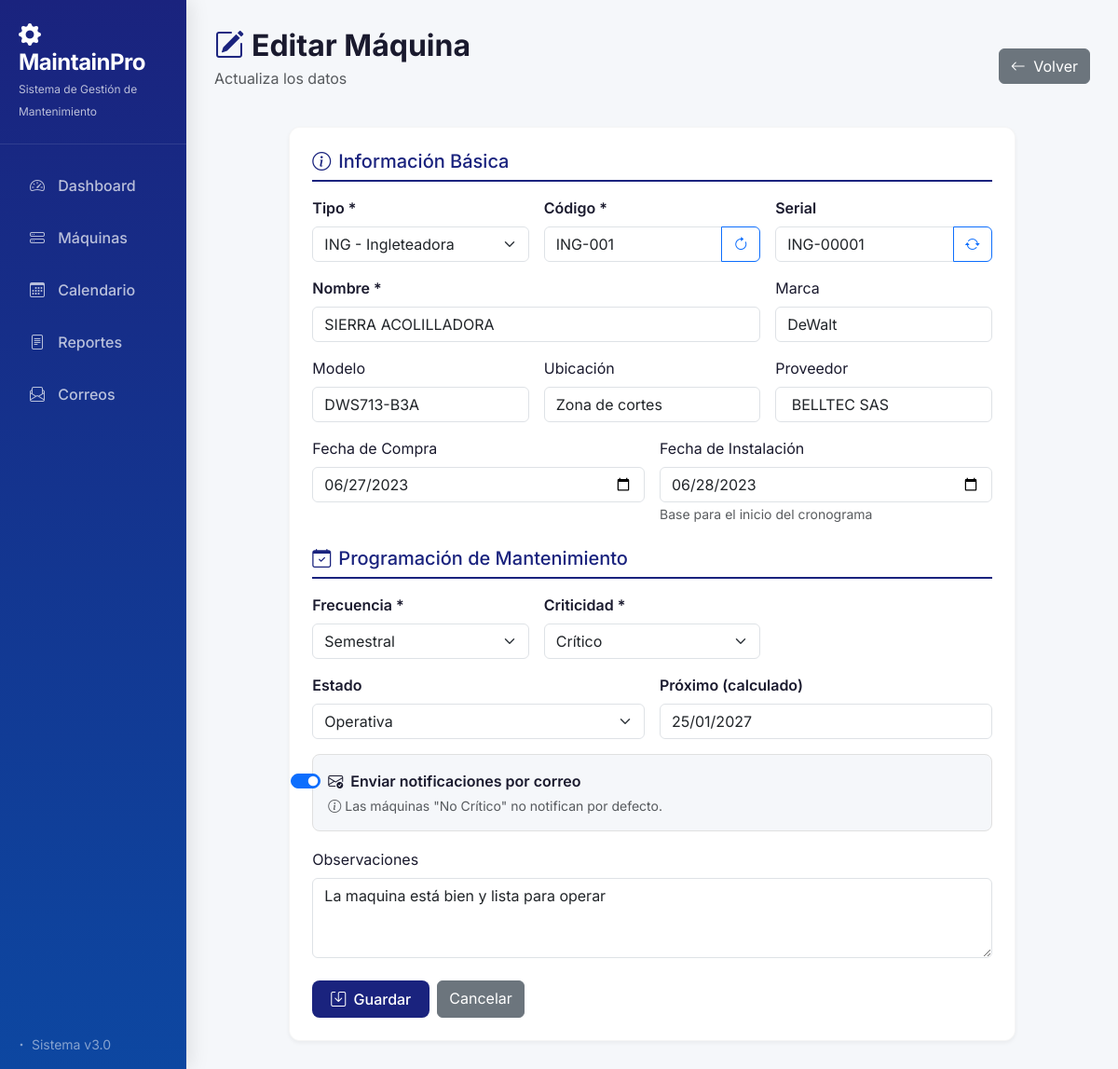
Page /maquina/editar/1 on the committed database.
### database.py (models this page shows, shortened)
class Maquina(db.Model):
    __tablename__ = 'maquinas'
    id = db.Column(db.Integer, primary_key=True)
    nombre = db.Column(db.String(100), nullable=False)
    codigo = db.Column(db.String(50), unique=True, nullable=False)
    tipo_codigo = db.Column(db.String(10))
    serial = db.Column(db.String(50))
    modelo = db.Column(db.String(100))
    marca = db.Column(db.String(100))
    ubicacion = db.Column(db.String(200))
    fecha_compra = db.Column(db.Date, nullable=True)
    fecha_instalacion = db.Column(db.Date, nullable=True)
    proveedor = db.Column(db.String(100))
    estado = db.Column(db.String(20), default='Operativa')
    observaciones = db.Column(db.Text)
    frecuencia = db.Column(db.String(20), default='mensual')
    frecuencia_dias = db.Column(db.Integer, default=30)
    criticidad = db.Column(db.String(30), default='nada_critico')
    fecha_ultimo_mantenimiento = db.Column(db.Date, nullable=True)
    fecha_proximo_mantenimiento = db.Column(db.Date, nullable=True)
    notificar_mantenimiento = db.Column(db.Boolean, default=True)
    fecha_registro = db.Column(db.DateTime, default=datetime.utcnow)
    mantenimientos = db.relationship('Mantenimiento', backref='maquina', lazy=True, cascade='all, delete-orphan')
    @property
    def dias_frecuencia(self):
        if self.frecuencia == 'personalizada':
            return self.frecuencia_dias or 30
        return FRECUENCIAS.get(self.frecuencia, {}).get('dias', 30)
    @property
    def ultimo_preventivo(self):
        return Mantenimiento.query.filter_by(maquina_id=self.id, tipo='Preventivo').order_by(Mantenimiento.fecha.desc()).first()
    @property
    def proxima_fecha_calculada(self):
        ultimo = self.ultimo_preventivo
        if ultimo and ultimo.fecha:
            return ultimo.fecha.date() + timedelta(days=self.dias_frecuencia)
        elif self.fecha_instalacion:
            return self.fecha_instalacion + timedelta(days=self.dias_frecuencia)
        elif self.fecha_compra:
            return self.fecha_compra + timedelta(days=self.dias_frecuencia)
        return None

class Mantenimiento(db.Model):
    __tablename__ = 'mantenimientos'
    id = db.Column(db.Integer, primary_key=True)
    maquina_id = db.Column(db.Integer, db.ForeignKey('maquinas.id'), nullable=False)
    tipo = db.Column(db.String(20), nullable=False)
    fecha = db.Column(db.DateTime, default=datetime.utcnow)
    tecnico = db.Column(db.String(100), nullable=False)
    departamento = db.Column(db.String(100))
    descripcion = db.Column(db.Text, nullable=False)
    repuestos = db.Column(db.Text)
    observaciones = db.Column(db.Text)
    duracion = db.Column(db.Float, default=0.0)
    prioridad = db.Column(db.String(20), default='Normal')
    estado = db.Column(db.String(20), default='Completado')
    fecha_registro = db.Column(db.DateTime, default=datetime.utcnow)
    fecha_programada = db.Column(db.Date, nullable=True)
    dias_desviacion = db.Column(db.Integer, default=0)
    origen = db.Column(db.String(20), default='manual')

### app.py (the view, shortened to what this page needs)
@app.route('/maquina/editar/<int:id>', methods=['GET', 'POST'])
def editar_maquina(id):
    maquina = Maquina.query.get_or_404(id)
    return render_template('maquina_form.html', maquina=maquina, tipos=TIPOS_MAQUINA,
                           frecuencias=FRECUENCIAS, criticidades=CRITICIDAD)

### templates/maquina_form.html (shortened to what this page needs)
{% extends "base.html" %}
{% block content %}
<div class="animate-in">
    <div class="d-flex justify-content-between align-items-center mb-4">
        <div>
            <h2 class="fw-bold mb-1"><i class="bi bi-{% if maquina %}pencil-square{% else %}plus-circle{% endif %} me-2" style="color: var(--primary);"></i>{% if maquina %}Editar{% else %}Nueva{% endif %} Máquina</h2>
            <p class="text-muted">{% if maquina %}Actualiza los datos{% else %}Registra un nuevo equipo{% endif %}</p>
        </div>
        <a href="{{ url_for('listar_maquinas') }}" class="btn btn-secondary"><i class="bi bi-arrow-left me-1"></i> Volver</a>
    </div>
    <div class="row justify-content-center">
        <div class="col-lg-10">
            <div class="content-card">
                <div class="card-body">
                    <form method="POST">
                        <h5 class="mb-3" style="color:var(--primary);border-bottom:2px solid var(--primary);padding-bottom:8px;">
                            <i class="bi bi-info-circle me-2"></i>Información Básica
                        </h5>
                        <div class="row g-3 mb-4">
                            <div class="col-md-4">
                                <label class="form-label fw-semibold">Tipo *</label>
                                <select name="tipo_codigo" id="tipo_codigo" class="form-select" required>
                                    {% for c,n in tipos.items() %}<option value="{{ c }}" {% if maquina and maquina.tipo_codigo==c %}selected{% endif %}>{{ c }} - {{ n }}</option>{% endfor %}
                                </select>
                            </div>
                            <div class="col-md-4">
                                <label class="form-label fw-semibold">Código *</label>
                                <div class="input-group">
                                    <input type="text" name="codigo" id="codigo" class="form-control" required value="{{ maquina.codigo if maquina else '' }}" readonly>
                                    <button type="button" class="btn btn-outline-primary" onclick="generarCodigo()"><i class="bi bi-arrow-clockwise"></i></button>
                                </div>
                            </div>
                            <div class="col-md-4">
                                <label class="form-label fw-semibold">Serial</label>
                                <div class="input-group">
                                    <input type="text" name="serial" id="serial" class="form-control" value="{{ maquina.serial if maquina and maquina.serial else '' }}">
                                    <button type="button" class="btn btn-outline-primary" onclick="generarSerial()"><i class="bi bi-arrow-repeat"></i></button>
                                </div>
                            </div>
                            <div class="col-md-8">
                                <label class="form-label fw-semibold">Nombre *</label>
                                <input type="text" name="nombre" class="form-control" required value="{{ maquina.nombre if maquina else '' }}" placeholder="Ej: Soldadora de aluminio 1">
                            </div>
                            <div class="col-md-4">
                                <label class="form-label">Marca</label>
                                <input type="text" name="marca" class="form-control" value="{{ maquina.marca if maquina else '' }}">
                            </div>
                            <div class="col-md-4">
                                <label class="form-label">Modelo</label>
                                <input type="text" name="modelo" class="form-control" value="{{ maquina.modelo if maquina else '' }}">
                            </div>
                            <div class="col-md-4">
                                <label class="form-label">Ubicación</label>
                                <input type="text" name="ubicacion" class="form-control" value="{{ maquina.ubicacion if maquina else '' }}" placeholder="Ej: Laboratorio">
                            </div>
                            <div class="col-md-4">
                                <label class="form-label">Proveedor</label>
                                <input type="text" name="proveedor" class="form-control" value="{{ maquina.proveedor if maquina else '' }}">
                            </div>
                            <div class="col-md-6">
                                <label class="form-label">Fecha de Compra</label>
                                <input type="date" name="fecha_compra" class="form-control" value="{{ maquina.fecha_compra.strftime('%Y-%m-%d') if maquina and maquina.fecha_compra else '' }}">
                            </div>
                            <div class="col-md-6">
                                <label class="form-label">Fecha de Instalación</label>
                                <input type="date" name="fecha_instalacion" class="form-control" value="{{ maquina.fecha_instalacion.strftime('%Y-%m-%d') if maquina and maquina.fecha_instalacion else '' }}">
                                <small class="text-muted">Base para el inicio del cronograma</small>
                            </div>
                        </div>
                        <h5 class="mb-3 mt-4" style="color:var(--primary);border-bottom:2px solid var(--primary);padding-bottom:8px;">
                            <i class="bi bi-calendar-check me-2"></i>Programación de Mantenimiento
                        </h5>
                        <div class="row g-3 mb-4">
                            <div class="col-md-4">
                                <label class="form-label fw-semibold">Frecuencia *</label>
                                <select name="frecuencia" id="frecuencia" class="form-select" required onchange="togglePersonalizada()">
                                    {% for c,cfg in frecuencias.items() %}
                                        <option value="{{ c }}" {% if maquina and maquina.frecuencia==c %}selected{% endif %} {% if not maquina and c=='mensual' %}selected{% endif %}>{{ cfg.nombre }}</option>
                                    {% endfor %}
                                </select>
                            </div>
                            <div class="col-md-4">
                                <label class="form-label fw-semibold">Criticidad *</label>
                                <select name="criticidad" class="form-select" required>
                                    {% for c,cfg in criticidades.items() %}
                                        <option value="{{ c }}" {% if maquina and maquina.criticidad==c %}selected{% endif %} {% if not maquina and c=='nada_critico' %}selected{% endif %}>{{ cfg.nombre }}</option>
                                    {% endfor %}
                                </select>
                            </div>
                            <div class="col-md-6">
                                <label class="form-label fw-semibold">Estado</label>
                                <select name="estado" class="form-select">
                                    <option value="Operativa" {% if maquina and maquina.estado=='Operativa' %}selected{% endif %}>Operativa</option>
                                </select>
                            </div>
                            {% if maquina %}
                            <div class="col-md-6">
                                <label class="form-label fw-semibold">Próximo (calculado)</label>
                                <input type="text" class="form-control" readonly value="{{ maquina.proxima_fecha_calculada.strftime('%d/%m/%Y') if maquina.proxima_fecha_calculada else 'Sin programar' }}">
                            </div>
                            {% endif %}
                            <div class="col-12">
                                <div class="form-check form-switch p-3 rounded-3" style="background:#f5f7fa;border:1px solid #e0e0e0;">
                                    <input class="form-check-input" type="checkbox" name="notificar_mantenimiento" id="notificar_mantenimiento" {% if not maquina or maquina.notificar_mantenimiento %}checked{% endif %}>
                                    <label class="form-check-label fw-semibold" for="notificar_mantenimiento">
                                        <i class="bi bi-envelope-check me-1"></i> Enviar notificaciones por correo
                                    </label>
                                    <small class="d-block text-muted mt-1">
                                        <i class="bi bi-info-circle"></i> Las máquinas "No Crítico" no notifican por defecto.
                                    </small>
                                </div>
                            </div>
                            <div class="col-12">
                                <label class="form-label">Observaciones</label>
                                <textarea name="observaciones" class="form-control" rows="3">{{ maquina.observaciones if maquina else '' }}</textarea>
                            </div>
                        </div>
                        <div class="d-flex gap-2">
                            <button type="submit" class="btn btn-corporate"><i class="bi bi-save me-1"></i> Guardar</button>
                            <a href="{{ url_for('listar_maquinas') }}" class="btn btn-secondary">Cancelar</a>
                        </div>
                    </form>
                </div>
            </div>
        </div>
    </div>
</div>
{% endblock %}

### templates/base.html (style rules this page uses)
:root { --primary: #1a237e; --primary-light: #283593; --secondary: #0d47a1; --accent: #00bcd4; --success: #00c853; --warning: #ffab00; --danger: #d32f2f; --bg-light: #f5f7fa; --text-dark: #1a1a2e; --shadow-sm: 0 2px 4px rgba(0,0,0,0.05); --shadow-md: 0 4px 12px rgba(0,0,0,0.08); --radius: 12px; }
* { font-family: 'Inter', sans-serif; }
body { background: var(--bg-light); color: var(--text-dark); }
.content-card { background: white; border-radius: var(--radius); box-shadow: var(--shadow-sm); border: 1px solid rgba(0,0,0,0.04); overflow: hidden; }
.content-card .card-body { padding: 24px; }
.btn-corporate { background: var(--primary); color: white; padding: 8px 20px; border-radius: 8px; font-weight: 500; transition: all 0.3s ease; border: none; }
.animate-in { animation: fadeInUp 0.5s ease forwards; }

### rows in the picture
Maquina: tipo_codigo "ING - Ingleteadora", codigo "ING-001", serial "ING-00001", nombre "SIERRA ACOLILLADORA", marca "DeWalt", modelo "DWS713-B3A", ubicacion "Zona de cortes", proveedor "BELLTEC SAS", fecha_compra "06/27/2023", fecha_instalacion "06/28/2023", frecuencia "Semestral", criticidad "Crítico", estado "Operativa", proxima_fecha_calculada "25/01/2027", notificar_mantenimiento "☑", observaciones "La maquina está bien y lista para operar"
